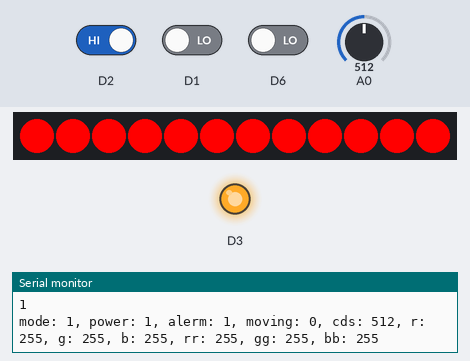
A sketch run on a simulated ESP8266 (NodeMCU). On the bench: 12 RGB LEDs in strip order, left to right, output pins drawn as LEDs (lit = HIGH), the last lines printed to the serial monitor. Inputs (shaded band) come from the test bench; at power-on: D2 HIGH, A0 = 512, D1 LOW, D6 LOW. Dim RGB values are drawn brighter than linear; WiFi joins after 1.5 s; servers stay silent unless stated; random numbers use the default seed unless the sketch sets one; no MQTT or app messages arrive unless stated.

Above: at 3.3 s.
3.4 s: D2 driven LOW
At 5.6 s:
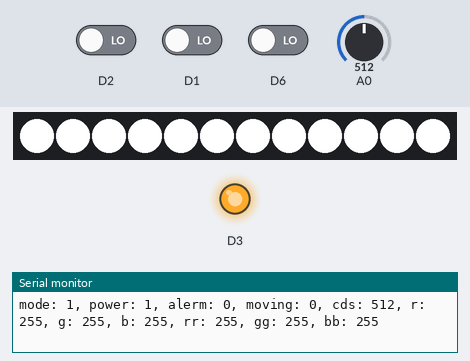
5.9 s: A0 set to 0
At 7.0 s:
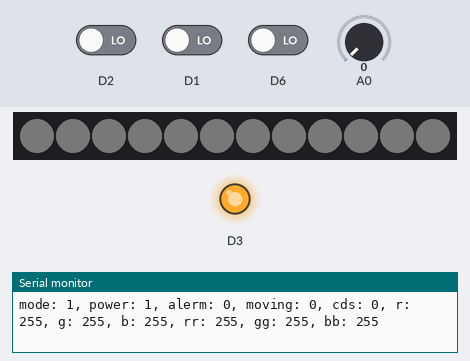
7.5 s: A0 set to 60
At 9.0 s:
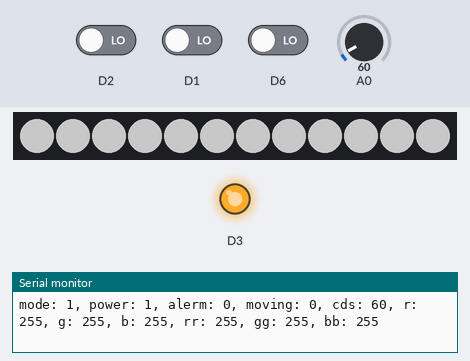
13.4 s: D2 driven HIGH
At 14.4 s:
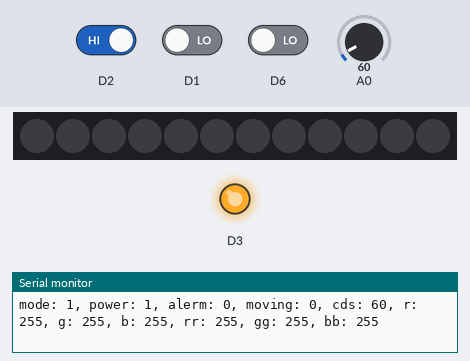
17.7 s: D1 driven LOW and D6 driven HIGH
At 18.8 s:
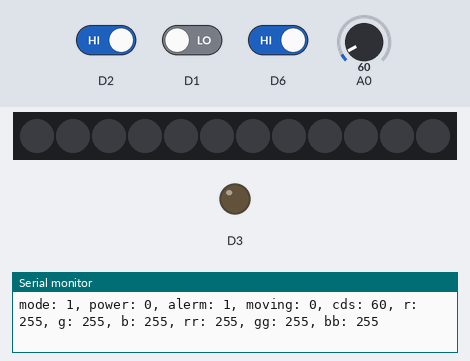
Timing chart, 0 to 20.7 s (numbered marks = the images above; inputs shaded):
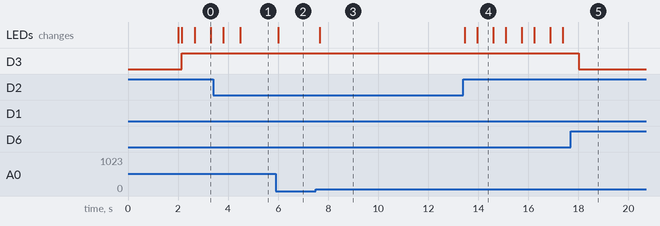

Measured:
- after the input at 5.9 s, the LEDs: change after 0.11 s (image 2)
- after the input at 7.5 s, the LEDs: change after 0.17 s (image 3)
- after the input at 13.4 s, the LEDs: first change after 0.06 s (image 4 shows a later state)
- after the input at 17.7 s, D3: HIGH → LOW after 0.32 s
- what the display in image 4 shows lasts 0.6 s, from 14.0 s to 14.6 s

The sketch:

NodeMCU.ino
```cpp
#include <Adafruit_NeoPixel.h>
#ifdef __AVR__
  #include <avr/power.h>
#endif
#define PIN            14
#define NUMPIXELS      12
Adafruit_NeoPixel pixels = Adafruit_NeoPixel(NUMPIXELS, PIN, NEO_GRB + NEO_KHZ800);
int delayval = 500; // delay for half a second

#define BLYNK_PRINT Serial
#include <ESP8266WiFi.h>
#include <BlynkSimpleEsp8266.h>
char auth[] = "1084182bd58f49f5817670c4d51d183b";
char ssid[] = "HyunHoPhone";
char pass[] = "01089050241";

#include "Adafruit_MQTT.h"
#include "Adafruit_MQTT_Client.h"
#define WLAN_SSID "HyunHoPhone"
#define WLAN_PASS "01089050241"
#define MQTT_SERVER "172.20.10.11"
#define MQTT_PORT 1883
#define MQTT_USERNAME ""
#define MQTT_PASSWORD ""

WiFiClient client;
Adafruit_MQTT_Client mqtt(&client, MQTT_SERVER, MQTT_PORT, MQTT_USERNAME, MQTT_PASSWORD);
Adafruit_MQTT_Subscribe rasp_out = Adafruit_MQTT_Subscribe(&mqtt, MQTT_USERNAME "/rasp");

void MQTT_connect() {
 int8_t ret;
 // Stop if already connected.
 if (mqtt.connected()) {
   return;
 }
 Serial.print("Connecting to MQTT... ");
 uint8_t retries = 3;
 while ((ret = mqtt.connect()) != 0) { // connect will return 0 for connected
      Serial.println(mqtt.connectErrorString(ret));
      Serial.println("Retrying MQTT connection in 5 seconds...");
      mqtt.disconnect();
      delay(5000);  // wait 5 seconds
      retries--;
      if (retries == 0) {
        // basically die and wait for WDT to reset me
        while (1);
      }
 }
 Serial.println("MQTT Connected!");
}

const int MODE_NUM = 3;
int mymode = 1;
int toggle = 0;
int change = 0;
int power = 0;

// mode 1
int cds = 0;
int pow2 = 0;
int mode1_nochange = 0;

// mode 2
int r = 255, g = 255, b = 255;
int rr = 255, gg = 255, bb = 255;
int brightness = 255;

int first = 1;

// RGB read
BLYNK_WRITE(V0){
  r = param[0].asInt();
  g = param[1].asInt();
  b = param[2].asInt();
}

// mode change read
BLYNK_WRITE(V1){
  toggle = param.asInt();
}

// power read
BLYNK_WRITE(V3){
  power = param.asInt();
}

// brightness read
BLYNK_WRITE(V4){
  brightness = param.asInt();
}

// brightness read
BLYNK_WRITE(V5){
  mode1_nochange = param.asInt();
}

void changeMode(){
  if(change == 0){
    if(toggle == 1)
      change = 1;
  } else{
    if(toggle == 0){
      change = 0;
      if (mymode++ == MODE_NUM)
        mymode = 1;
    }
  }
  Blynk.virtualWrite(V2, mymode);
}

// change cds_brighness
int get_cds_brightness(){
  int cds_brightness = 0;
  if(200 < cds)
    cds_brightness = 255;
  else if(50 < cds)
    cds_brightness = 100;
  else
    cds_brightness = 2;
  return cds_brightness;
}

String getRasp(){
  String str1;
  Adafruit_MQTT_Subscribe *subscription;
   while ((subscription = mqtt.readSubscription())) {
     if (subscription == &rasp_out) {
       str1 = (char *)rasp_out.lastread;
     }
   }

   return str1;
}

///////////setup////////////////////////

void setup() {
  Serial.begin(9600);
  delay(100);

  Blynk.begin(auth, ssid, pass);
  delay(100);

 WiFi.begin(WLAN_SSID, WLAN_PASS);
 while (WiFi.status() != WL_CONNECTED) {
   delay(500);
   Serial.print(".");
 }
  mqtt.subscribe(&rasp_out);

  pinMode(D3, OUTPUT);

#if defined (__AVR_ATtiny85__)
  if (F_CPU == 16000000) clock_prescale_set(clock_div_1);
#endif
  pixels.begin();
  delay(100);
}


////////////////loop/////////////////////

void loop() {
  Blynk.run();
  MQTT_connect();
  if(first == 1){
    Serial.println(mqtt.connected());
    first = 0;
    power = 1;
    Blynk.virtualWrite(3, HIGH);
  }


  int pow = digitalRead(D6);
  if (pow2 != pow && pow == 1){
    if(power == 1){
      power = 0;
      Blynk.virtualWrite(3, LOW);
    }
    else{
      power = 1;
      Blynk.virtualWrite(3, HIGH);
    }
  }
  pow2 = pow;

  int moving = digitalRead(D1);
  if (moving == 1){
    power = 1;
    Blynk.virtualWrite(3, HIGH);
  }

  int alerm = digitalRead(D2);

  cds = analogRead(A0);
  int cds_brightness = get_cds_brightness();

  if(power == 1){
    digitalWrite(D3, HIGH);
    changeMode();

    if(alerm == 0){
      // auto
      if(mymode == 1){
        String s = getRasp();
        int xx = s.indexOf(' ');
        int yy = s.lastIndexOf(' ');

        if(mode1_nochange==0){
          if(xx != -1 && yy != -1){
            rr = s.substring(0, xx).toInt();
            gg = s.substring(xx, yy).toInt();
            bb = s.substring(yy).toInt();
          }
        }

        pixels.setBrightness(cds_brightness);
        for(int i = 0; i < NUMPIXELS; i++)
           pixels.setPixelColor(i, pixels.Color(rr, gg, bb));
      }
      // select
      else if(mymode == 2){
        pixels.setBrightness(brightness);
        for(int i = 0; i < NUMPIXELS; i++)
           pixels.setPixelColor(i, pixels.Color(r, g, b));
      }
      // random
      else if(mymode == 3){
        pixels.setBrightness(random(10, 256));
        for(int i = 0; i < NUMPIXELS; i++)
           pixels.setPixelColor(i, pixels.Color(random(0, 256), random(0,256), random(0, 256)));
      }
    }
    // alerm
    else{
      pixels.setBrightness(255);

      for(int i = 0; i < NUMPIXELS; i++)
         pixels.setPixelColor(i, pixels.Color(255, 0, 0));
      pixels.show();
      delay(500);

      for(int i = 0; i < NUMPIXELS; i++)
         pixels.setPixelColor(i, pixels.Color(0, 0, 0));
      pixels.show();
      delay(500);
    }
  }
  // power off
  else{
    digitalWrite(D3, LOW);
    for(int i = 0; i < NUMPIXELS; i++)
       pixels.setPixelColor(i, pixels.Color(0, 0, 0));
  }

   Serial.print("mode: ");
   Serial.print(mymode);
   Serial.print(", power: ");
   Serial.print(power);
   Serial.print(", alerm: ");
   Serial.print(alerm);
   Serial.print(", moving: ");
   Serial.print(moving);
   Serial.print(", cds: ");
   Serial.print(cds);
   Serial.print(", r: ");
   Serial.print(r);
   Serial.print(", g: ");
   Serial.print(g);
   Serial.print(", b: ");
   Serial.print(b);
   Serial.print(", rr: ");
   Serial.print(rr);
   Serial.print(", gg: ");
   Serial.print(gg);
   Serial.print(", bb: ");
   Serial.println(bb);

  pixels.show();
  delay(100);
}
```
